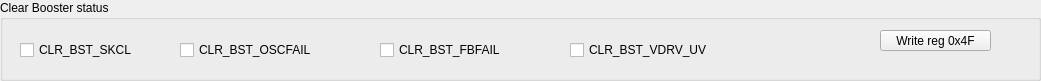
    <widget class="QGroupBox" name="groupBoxConfv1_8">
     <property name="geometry">
      <rect>
       <x>10</x>
       <y>400</y>
       <width>1041</width>
       <height>81</height>
      </rect>
     </property>
     <property name="title">
      <string>Clear Booster status</string>
     </property>
     <property name="checkable">
      <bool>false</bool>
     </property>
     <widget class="CustomControls::CheckBox" name="checkBox_113">
      <property name="geometry">
       <rect>
        <x>180</x>
        <y>40</y>
        <width>201</width>
        <height>20</height>
       </rect>
      </property>
      <property name="accessibleName">
       <string>MREGX4F[CLR_BST_OSCFAIL]</string>
      </property>
      <property name="text">
       <string>CLR_BST_OSCFAIL</string>
      </property>
     </widget>
     <widget class="CustomControls::CheckBox" name="checkBox_114">
      <property name="geometry">
       <rect>
        <x>570</x>
        <y>40</y>
        <width>241</width>
        <height>20</height>
       </rect>
      </property>
      <property name="accessibleName">
       <string>MREGX4F[CLR_BST_VDRV_UV]</string>
      </property>
      <property name="text">
       <string>CLR_BST_VDRV_UV</string>
      </property>
     </widget>
     <widget class="CustomControls::CheckBox" name="checkBox_115">
      <property name="geometry">
       <rect>
        <x>380</x>
        <y>40</y>
        <width>171</width>
        <height>20</height>
       </rect>
      </property>
      <property name="accessibleName">
       <string>MREGX4F[CLR_BST_FBFAIL]</string>
      </property>
      <property name="text">
       <string>CLR_BST_FBFAIL</string>
      </property>
     </widget>
     <widget class="CustomControls::CheckBox" name="checkBox_118">
      <property name="geometry">
       <rect>
        <x>20</x>
        <y>40</y>
        <width>151</width>
        <height>20</height>
       </rect>
      </property>
      <property name="accessibleName">
       <string>MREGX4F[CLR_BST_SKCL]</string>
      </property>
      <property name="text">
       <string>CLR_BST_SKCL</string>
      </property>
     </widget>
     <widget class="CustomControls::PushButton" name="pushButton_76">
      <property name="geometry">
       <rect>
        <x>880</x>
        <y>30</y>
        <width>111</width>
        <height>21</height>
       </rect>
      </property>
      <property name="accessibleName">
       <string>WriteREGX(MREGX4F)</string>
      </property>
      <property name="text">
       <string>Write reg 0x4F</string>
      </property>
     </widget>
    </widget>
